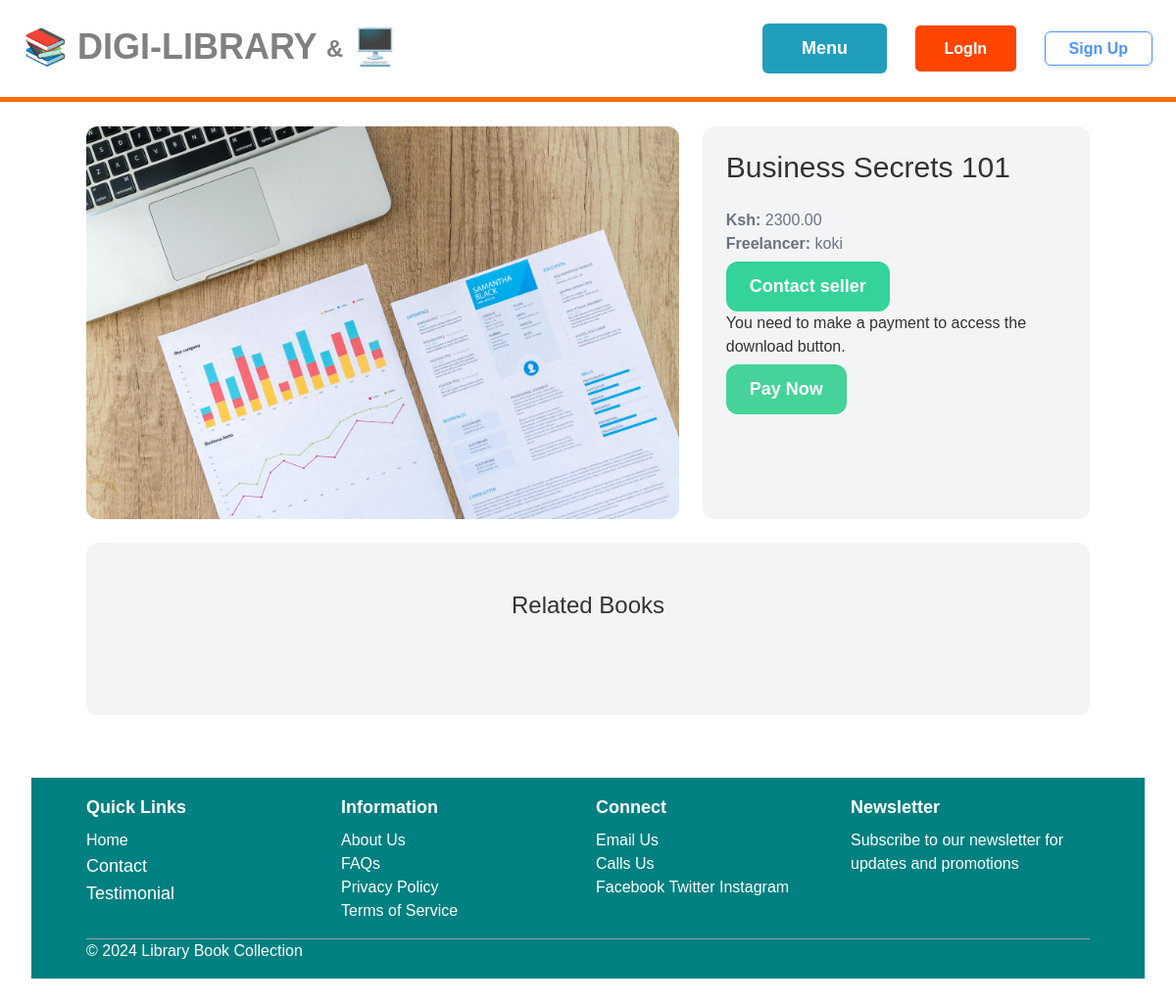
The page /file/1/ on the database its author committed.
### file/models.py (models this page shows, shortened)
class File(models.Model):
    title = models.CharField(max_length=100)
    author = models.CharField(max_length=100)
    publication_year = models.PositiveIntegerField()
    category = models.ForeignKey(Category, related_name='files', on_delete=models.CASCADE)
    language = models.CharField(max_length=50)
    description = models.TextField(blank=True, null=True)
    available = models.BooleanField(default=True)
    rating = models.DecimalField(max_digits=3, decimal_places=2, null=True, blank=True)
    num_ratings = models.IntegerField(default=0)
    price = models.DecimalField(max_digits=10, decimal_places=2)
    image = models.ImageField(upload_to='file_images', blank=True, null=True)
    created_by = models.ForeignKey(User, related_name='uploaded_files', on_delete=models.CASCADE)
    created_at = models.DateTimeField(auto_now_add=True)
    file_type = models.CharField(max_length=50, choices=[('pdf', 'PDF'), ('slides', 'Slides'), ('doc', 'Doc')])
    file = models.FileField(upload_to='docs/')

### file/views.py (the view)
# urls.py: path('<int:pk>/', views.detail, name='detail'),
def detail(request, pk):
    file = get_object_or_404(File, pk=pk)
    related_files = File.objects.filter(category=file.category, available=True).exclude(pk=pk)[0:3]
    return render(request, 'file/detail.html', {
        'file': file,
        'related_files': related_files
    })

### file/templates/file/detail.html (shortened to what this page needs)
{% extends 'books/base.html' %}
{% block content %}
<div class="grid grid-cols-5 gap-6" style="margin-top: 65px;">
    <div class="col-span-3">
        <img src="{{ file.image.url }}" class="rounded-xl">
    </div>
    <div class="col-span-2 p-6 bg-gray-100 rounded-xl">
        <h1 class="mb-6 text-3xl">{{ file.title }}</h1>
        <p class="text-gray-500"><strong>Ksh: </strong>{{ file.price }}</p>
        <p class="text-gray-500"><strong>Freelancer: </strong>{{ file.created_by.username }}</p>
        {% if request.user == file.created_by %}
            <div class="mt-6 p-6 bg-white rounded-xl">
                <p>This is your book!</p>
                <a href="{% url 'file:edit' file.id %}" style="display: inline-block; margin-top: 6px; padding: 0.75rem 2.5rem; font-size: 1.125rem; font-weight: 600; background-color: teal; color: #ffffff; border-radius: 0.75rem;">Edit</a>
                <a href="{% url 'file:delete' file.id %}" style="display: inline-block; margin-top: 6px; padding: 0.75rem 2.5rem; font-size: 1.125rem; font-weight: 600; background-color: #9e211e; color: #ffffff; border-radius: 0.75rem;">Delete</a>
            </div>
        {% else %}
            <a href="{% url 'conversation:new' file.id %}" style="display: inline-block; margin-top: 6px; padding: 0.75rem 1.5rem; font-size: 1.125rem; font-weight: 600; background-color: #34d399; color: #ffffff; border-radius: 0.75rem; text-decoration: none; cursor: pointer; transition: background-color 0.25s ease-in-out">Contact seller</a>
        {% endif %}
        {% if user_has_paid %}
            <a href="{{ file.file.url }}" download>Download File</a>
        {% else %}
            <p>You need to make a payment to access the download button.</p>
        {% endif %}
        <a href="{% url 'file:payment' file.id %}" style="display: inline-block; margin-top: 6px; padding: 0.75rem 1.5rem; font-size: 1.125rem; font-weight: 600; background-color: #45d399; color: #ffffff; border-radius: 0.75rem; text-decoration: none; cursor: pointer; transition: background-color 0.25s ease-in-out">Pay Now</a>
    </div>
</div>
<div class="mt-6 px-6 py-12 bg-gray-100 rounded-xl">
    <h2 class="mb-12 text-2xl text-center">Related Books</h2>
</div>
{% endblock %}

### books/templates/books/base.html (style rules this page uses)
html { scroll-behavior: smooth; }

### rows shown on the page
File: image (picture), title "Business Secrets 101", price "2300.00", created_by.username "koki"
